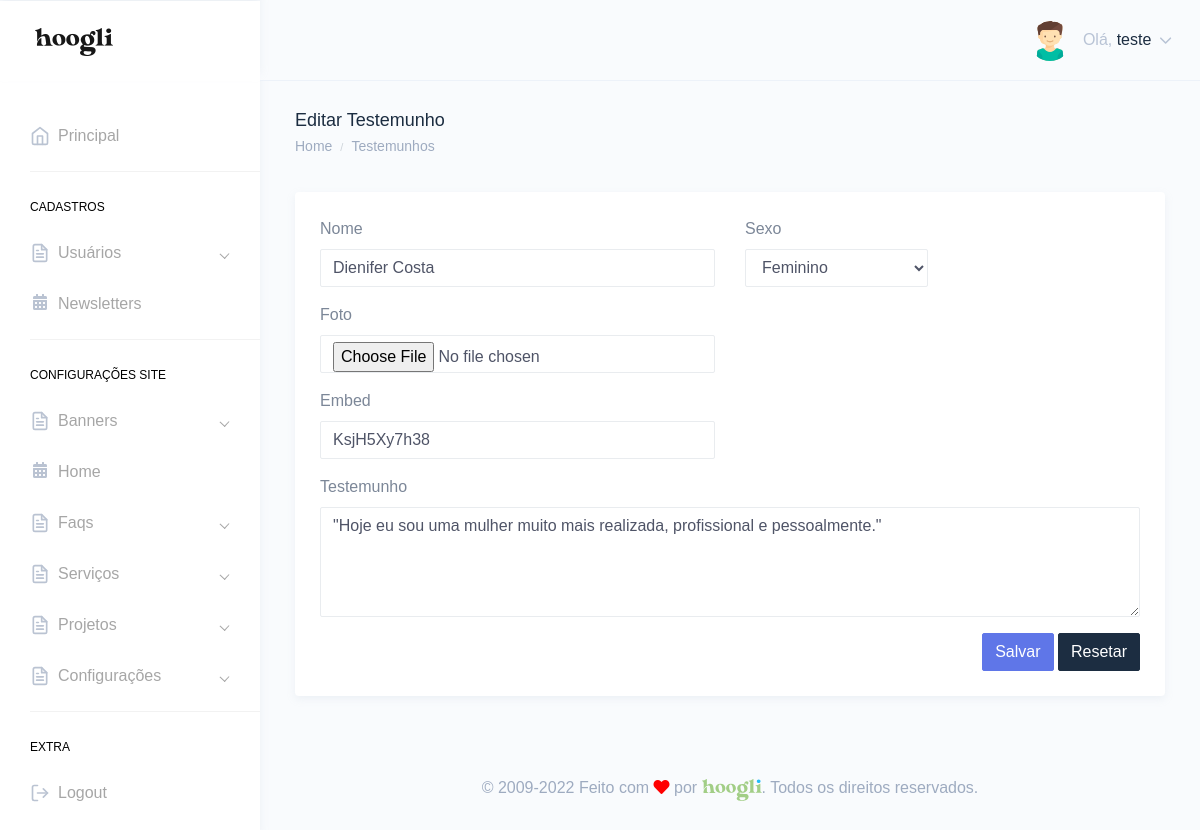
Page /painel/editar-testemunho.php?id=1 (signed in) on the committed database.
### tables this page shows
CREATE TABLE `tbl_usuarios` (
  `id` int(11) NOT NULL,
  `nome` varchar(250) DEFAULT NULL,
  `email` varchar(250) DEFAULT NULL,
  `telefone` varchar(250) DEFAULT NULL,
  `endereco` varchar(250) DEFAULT NULL,
  `cpf` varchar(100) DEFAULT NULL,
  `login` varchar(100) DEFAULT NULL,
  `senha` varchar(100) DEFAULT NULL,
  `foto` varchar(250) DEFAULT NULL,
  `id_cargo` int(11) DEFAULT NULL,
  `sexo` varchar(2) DEFAULT NULL,
  `perm_cad_usuario` varchar(2) DEFAULT NULL,
  `perm_relatorio` varchar(2) DEFAULT NULL,
  `perm_add_usuario` varchar(2) DEFAULT NULL,
  `perm_edit_usuario` varchar(2) DEFAULT NULL,
  `perm_del_usuario` varchar(2) DEFAULT NULL,
  `perm_cad_contato` varchar(2) DEFAULT NULL,
  `perm_edit_contato` varchar(2) DEFAULT NULL,
  `perm_del_contato` varchar(2) DEFAULT NULL,
  `perm_edit_contato_nf` varchar(3) DEFAULT NULL,
  `perm_pag_principal_rm` varchar(2) DEFAULT NULL,
  `perm_pag_principal_uc` varchar(2) DEFAULT NULL,
  `admin_geral` varchar(2) DEFAULT NULL,
  `data_frase` date DEFAULT NULL,
  `id_frase` int(11) DEFAULT NULL,
  `frase_lida` varchar(2) DEFAULT NULL
);

CREATE TABLE `tbl_testemunhos` (
  `id` int(11) NOT NULL,
  `nome` varchar(250) DEFAULT NULL,
  `testemunho` text DEFAULT NULL,
  `foto` varchar(250) DEFAULT NULL,
  `sexo` varchar(2) DEFAULT NULL,
  `embed` varchar(250) DEFAULT NULL
);

### Connection/con-pdo.php (called while the page is built, shortened)
<?php
$conInstanciada = '';
if(empty($conInstanciada)) {
	class Conexao {
		private static $pdo;
		public static function getInstance() {
		if (!isset(self::$pdo)) {
		 try {
		  $opcoes = array(PDO::MYSQL_ATTR_INIT_COMMAND => 'SET NAMES utf8', PDO::ATTR_PERSISTENT => TRUE);
		  self::$pdo = new PDO("mysql:host=" . HOST . "; dbname=" . DBNAME . "; charset=" . CHARSET . ";", USER, PASSWORD, $opcoes);
		  self::$pdo->setAttribute(PDO::ATTR_ERRMODE, PDO::ERRMODE_EXCEPTION);
		 } catch (PDOException $e) {
		  print "Erro: " . $e->getMessage();
		 }
		}
		return self::$pdo;
		}
	}
}

### Class/acesso.class.php (called while the page is built, shortened)
<?php
$AcessoInstanciada = '';
if(empty($AcessoInstanciada)) {
	if(file_exists('Connection/conexao.php')) {
		require_once('Connection/con-pdo.php');
		require_once('funcoes.php');
	} else {
		require_once('../Connection/con-pdo.php');
		require_once('../funcoes.php');
	}
	class Acesso {
		private $pdo = null;
		private static $Acesso = null;
		private function __construct($conexao){
			$this->pdo = $conexao;
		}
		public static function getInstance($conexao){
			if (!isset(self::$Acesso)):
				self::$Acesso = new Acesso($conexao);
			endif;
			return self::$Acesso;
		}
		function rsDados($id='', $idCargo='', $orderBy='', $limite='') {
			$sqlLimite = '';
			$sqlOrdem = '';
			$sql = '';
			$nCampos = 0;
			if(!empty($id)) {
				$sql .= " and id = ?";
				$nCampos++;
				$campo[$nCampos] = $id;
			}
			try{
				$sql = "SELECT * FROM tbl_usuarios where 1=1 $sql $sqlOrdem $sqlLimite";
				$stm = $this->pdo->prepare($sql);
				for($i=1; $i<=$nCampos; $i++) {
					$stm->bindValue($i, $campo[$i]);
				}
				$stm->execute();
				$rsDados = $stm->fetchAll(PDO::FETCH_OBJ);
				if($id <> '' or $limite == 1) {
					return($rsDados[0]);
				} else {
					return($rsDados);
				}
			} catch(PDOException $erro){
				echo $erro->getMessage();
			}
		}
	}
}

### painel/verifica.php (called while the page is built, shortened)
<?php
include "../Class/acesso.class.php";
$verificaRestrito = Acesso::getInstance(Conexao::getInstance());
include "../Class/testemunhos.class.php";
$testemunhos = Testemunhos::getInstance(Conexao::getInstance());
$verificaRestrito->restritoAdmin();
$dadosUsuarioLogado = $verificaRestrito->rsDados($_SESSION['dadosLogado']->id);
?>

### funcoes.php (called while the page is built, shortened)
<?php
  function icone_genero($genero) {
    switch ($genero) {
      case "M": return "assets/images/avatars/boy.svg"; break;
    }
  }
?>

### Class/testemunhos.class.php (called while the page is built, shortened)
<?php
$TestemunhosInstanciada = '';
if(empty($TestemunhosInstanciada)) {
	if(file_exists('Connection/conexao.php')) {
		require_once('Connection/con-pdo.php');
		require_once('funcoes.php');
	} else {
		require_once('../Connection/con-pdo.php');
		require_once('../funcoes.php');
	}
	class Testemunhos {
		private $pdo = null;
		private static $Testemunhos = null;
		private function __construct($conexao){
			$this->pdo = $conexao;
		}
		public static function getInstance($conexao){
			if (!isset(self::$Testemunhos)):
				self::$Testemunhos = new Testemunhos($conexao);
			endif;
			return self::$Testemunhos;
		}
		function rsDados($id='', $orderBy='', $limite='') {
			$nCampos = 0;
			$sql = '';
			$sqlOrdem = '';
			$sqlLimite = '';
			if(!empty($id)) {
				$sql .= " and id = ?";
				$nCampos++;
				$campo[$nCampos] = $id;
			}
			try{
				$sql = "SELECT * FROM tbl_testemunhos where 1=1 $sql $sqlOrdem $sqlLimite";
				$stm = $this->pdo->prepare($sql);
				for($i=1; $i<=$nCampos; $i++) {
					$stm->bindValue($i, $campo[$i]);
				}
				$stm->execute();
				$rsDados = $stm->fetchAll(PDO::FETCH_OBJ);
				if($id <> '' or $limite == 1) {
					return($rsDados[0]);
				} else {
					return($rsDados);
				}
			} catch(PDOException $erro){
				echo $erro->getMessage();
			}
		}
	}
}

### painel/editar-testemunho.php (the view, shortened to what this page needs)
<?php include "verifica.php";
$id = '';
if(isset($_GET['id'])){
    if(empty($_GET['id'])){
        header('Location: testemunhos.php');
    }else{
        $id = $_GET['id'];
    }
}
$testemunhos->editar();
$editaTestemunho = $testemunhos->rsDados($id);
?>
<!DOCTYPE html>
<html dir="ltr" lang="pt-br">
<head>
    <link href="dist/css/style.min.css" rel="stylesheet">
</head>
<body>
    <div id="main-wrapper" data-theme="light" data-layout="vertical" data-navbarbg="skin6" data-sidebartype="full" data-sidebar-position="fixed" data-header-position="fixed" data-boxed-layout="full">
       <?php include "header.php";?>
       <?php include "inc-menu-lateral.php";?>
        <div class="page-wrapper">
            <div class="page-breadcrumb">
                <div class="row">
                    <div class="col-7 align-self-center">
                        <h4 class="page-title text-truncate text-dark font-weight-medium mb-1">Editar Testemunho</h4>
                        <div class="d-flex align-items-center">
                            <nav aria-label="breadcrumb">
                                <ol class="breadcrumb m-0 p-0">
                                    <li class="breadcrumb-item"><a href="." class="text-muted">Home</a></li>
                                    <li class="breadcrumb-item text-muted active" aria-current="page"><a href="testemunhos.php" class="text-muted">Testemunhos</a></li>
                                </ol>
                            </nav>
                        </div>
                    </div>
                </div>
            </div>
            <div class="container-fluid">
                <div class="row">
                    <div class="col-12">
                        <div class="card">
                            <div class="card-body">
                                <form method="POST" enctype="multipart/form-data">
                                    <div class="form-body">
                                        <div class="row">
                                            <div class="col-md-6">
                                                <div class="form-group">
                                                <label class="mr-sm-2" for="">Nome</label>
                                                    <input type="text" class="form-control" name="nome" value="<?php if(isset($editaTestemunho->nome) && !empty($editaTestemunho->nome)){ echo $editaTestemunho->nome;}?>" >
                                                </div>
                                            </div>
                                            <div class="col-md-3">
                                                <div class="form-group">
                                                <label class="mr-sm-2" for="">Sexo</label>
                                                    <select name="sexo" class="form-control" id="">
                                                        <option value="F" <?php if(isset($editaTestemunho->sexo) && $editaTestemunho->sexo == 'F'){ echo "selected";}?>>Feminino</option>
                                                    </select>
                                                </div>
                                            </div>
                                        </div>
                                        <div class="row">
                                             <div class="col-md-6">
                                                <div class="form-group">
                                                <label class="mr-sm-2" for="">Foto</label>
                                                    <input type="file" name="foto" class="form-control" >
                                                </div>
                                            </div>
                                            <?php if(isset($editaTestemunho->foto) && !empty($editaTestemunho->foto)){ ?>
                                            <div class="col-md-6">
                                                <div class="form-group">
                                                </div>
                                            </div>
                                            <?php }?>
                                        </div>
                                        <div class="row">
                                        <div class="col-md-6">
                                                <div class="form-group">
                                                <label class="mr-sm-2" for="">Embed</label>
                                                    <input type="text" name="embed" class="form-control" value="<?php if(isset($editaTestemunho->embed) && !empty($editaTestemunho->embed)){ echo $editaTestemunho->embed;}?>" >
                                                </div>
                                            </div>
                                        </div>
                                      <div class="row">
                                            <div class="col-md-12">
                                                <div class="form-group">
                                                    <label class="mr-sm-2" for="">Testemunho</label>
                                                   <textarea name="testemunho" class="form-control" id="" cols="30" rows="4"><?php if(isset($editaTestemunho->testemunho) && !empty($editaTestemunho->testemunho)){ echo $editaTestemunho->testemunho;}?></textarea>
                                                </div>
                                            </div>
                                        </div>
                                    </div>
                                    <div class="form-actions">
                                        <div class="text-right">
                                            <button type="submit" class="btn btn-info">Salvar</button>
                                            <button type="reset" class="btn btn-dark">Resetar</button>
                                        </div>
                                    </div>
                                </form>
                            </div>
                        </div>
                    </div>
                </div>
            </div>
           <?php include "footer.php";?>
        </div>
    </div>
</body>
</html>

### painel/header.php (shortened to what this page needs)
<header class="topbar" data-navbarbg="skin6">
            <nav class="navbar top-navbar navbar-expand-md">
                <div class="navbar-header" data-logobg="skin6">
                    <div class="navbar-brand">
                        <a href=".">
                            <span class="logo-text">
                                <img src="assets/images/hoogli_logo.png" alt="homepage" class="dark-logo" />
                            </span>
                        </a>
                    </div>
                </div>
                <div class="navbar-collapse collapse" id="navbarSupportedContent">
                    <ul class="navbar-nav float-right">
                        <li class="nav-item dropdown">
                            <a class="nav-link dropdown-toggle" href="javascript:void(0)" data-toggle="dropdown"
                                aria-haspopup="true" aria-expanded="false">
                                <?php if(!empty($dadosUsuarioLogado->foto)){?>
                                <img src="../img/<?php echo $dadosUsuarioLogado->foto;?>" alt="<?php echo $dadosUsuarioLogado->nome;?>" class="rounded-circle" width="40">
                                <?php }else{?>
                                <img src="<?php echo icone_genero($dadosUsuarioLogado->sexo);?>" alt="<?php echo $dadosUsuarioLogado->nome;?>" class="rounded-circle" width="40">
                                <?php }?>
                                <span class="ml-2 d-none d-lg-inline-block"><span>Olá,</span> <span
                                        class="text-dark"><?php echo $dadosUsuarioLogado->nome;?></span> <i data-feather="chevron-down"
                                        class="svg-icon"></i></span>
                            </a>
                        </li>
                    </ul>
                </div>
            </nav>
        </header>

### rows in the picture
tbl_usuarios: nome "teste"
tbl_testemunhos: nome "Dienifer Costa", sexo "Feminino", embed "KsjH5Xy7h38", testemunho "\"Hoje eu sou uma mulher muito mais realizada, profissional e pessoalmente.\""
